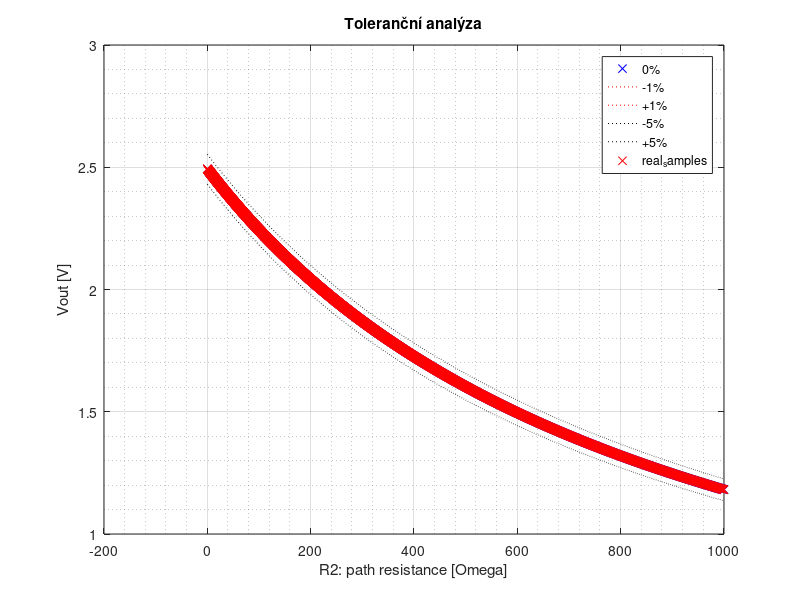
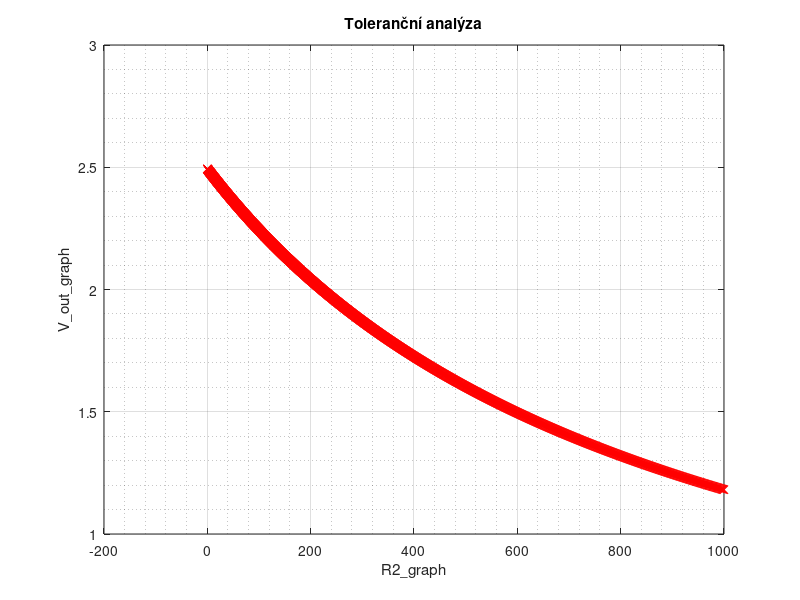

MATLAB code for these plots, in order:
close all
clear variables
clc

V_in = 3.3;
Vref_DAC = 3.3;
R2 = linspace(0,1e3 ,1001);
% R2 = 0:Vref_DAC/2^12:50;


%Vin-> --|R1| ---- |Rpath(R2)| ---- R3 -----
%                                ^Vout

R1 = 680; %R on input
R1_tolerance = 0.01; %in %
R3 = 220; %R on ouptut
R3_tolerance = 0.01;
%Vout = Vin*R1/(R1+R2+R3)
%Vin*R1=Vout(R1+R2+R3)-> R2 = (R1*Vin)/Vout-R1-R3

v_out = V_in.*R1./(R1+R2+R3);
v_out_tolerance_min_1 = V_in.*R1*(1+R1_tolerance)./(R1*(1+R1_tolerance)+R2+R3*(1+R3_tolerance));
v_out_tolerance_max_1 = V_in.*R1*(1-R1_tolerance)./(R1*(1-R1_tolerance)+R2+R3*(1-R3_tolerance));

R1_tolerance = 0.05;
R3_tolerance = 0.05;
v_out_tolerance_min = V_in.*R1*(1-R1_tolerance)./(R1*(1-R1_tolerance)+(R2+R3*(1+R3_tolerance)));
v_out_tolerance_max = V_in.*R1*(1+R1_tolerance)./(R1*(1+R1_tolerance)+R2+R3*(1-R3_tolerance));
%REAL VALUES:
V_out_graph = round(v_out(end)*2^12/Vref_DAC)*Vref_DAC/2^12:Vref_DAC/2^12:round(v_out(1)*2^12/Vref_DAC)*Vref_DAC/2^12;
R2_graph = (V_in.*R1)./V_out_graph-R1-R3;

figure(1)
plot(R2,v_out,"xb")
hold on
plot(R2,v_out_tolerance_min_1,":r")
plot(R2,v_out_tolerance_max_1,":r")
plot(R2,v_out_tolerance_min,":k")
plot(R2,v_out_tolerance_max,":k")
plot(R2_graph,V_out_graph,"xr")
grid on
grid minor
title("Toleranční analýza")
legend("0%","-1%","+1%","-5%","+5%","real_samples")
xlabel("R2: path resistance [\Omega]")
ylabel("Vout [V]")
min_val = 1000;


%% analysis for tolerances
min_val_tolerance_max = 10000;% some big number -> will be overwriten
min_val_tolerance_min = 10000;% some big number -> will be overwriten
for i = 1:length(R2)-1
    if(  (v_out_tolerance_max(i)-v_out_tolerance_max(i+1)) < min_val_tolerance_max)
        min_val_tolerance_max = v_out_tolerance_max(i)-v_out_tolerance_max(i+1);
    end
    if ( (min_val_tolerance_max) < (Vref_DAC/2^12) )
        disp("BREAKING tolerance_max")
        disp(i)
        break;
    end
end

for i = 1:length(R2)-1
    if(  (v_out(i)-v_out(i+1)) < min_val)
        min_val = v_out(i)-v_out(i+1);
    end
    if ( (min_val) < (Vref_DAC/2^12) )
        disp("BREAKING tolerance_zero")
        disp(i)
        break;
    end
end

for i = 1:length(R2)-1
    if(  (v_out_tolerance_min(i)-v_out_tolerance_min(i+1)) < min_val_tolerance_min)
        min_val_tolerance_min = v_out_tolerance_min(i)-v_out_tolerance_min(i+1);
    end
    if ( (min_val_tolerance_min) < (Vref_DAC/2^12) )
        disp("BREAKING tolerance_min")
        disp(i)
        break;
    end
end


figure(2)
plot(R2_graph,V_out_graph,"xr")
grid on
grid minor
title("Toleranční analýza")
ylabel("V_out_graph","Interpreter","none")
xlabel("R2_graph","Interpreter","none")

